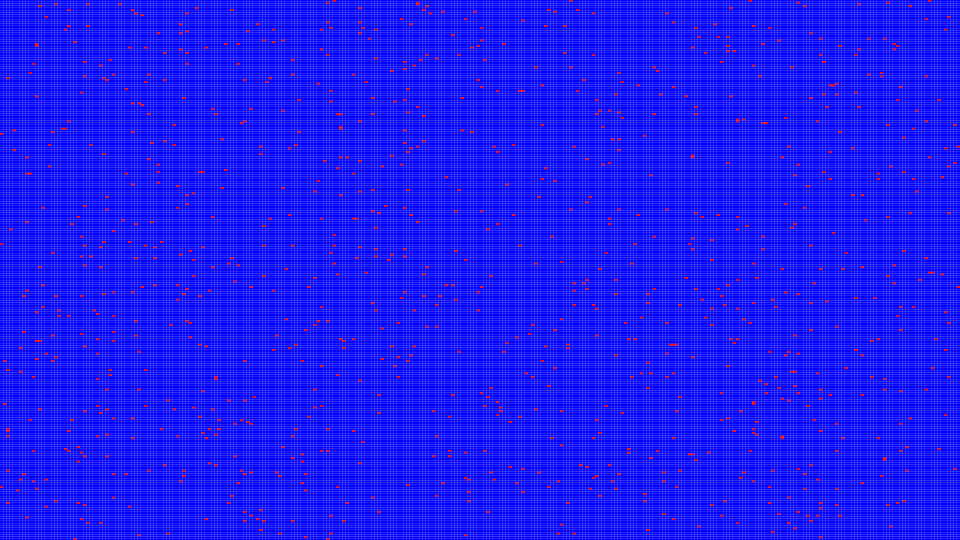
Frame 1 (no input)
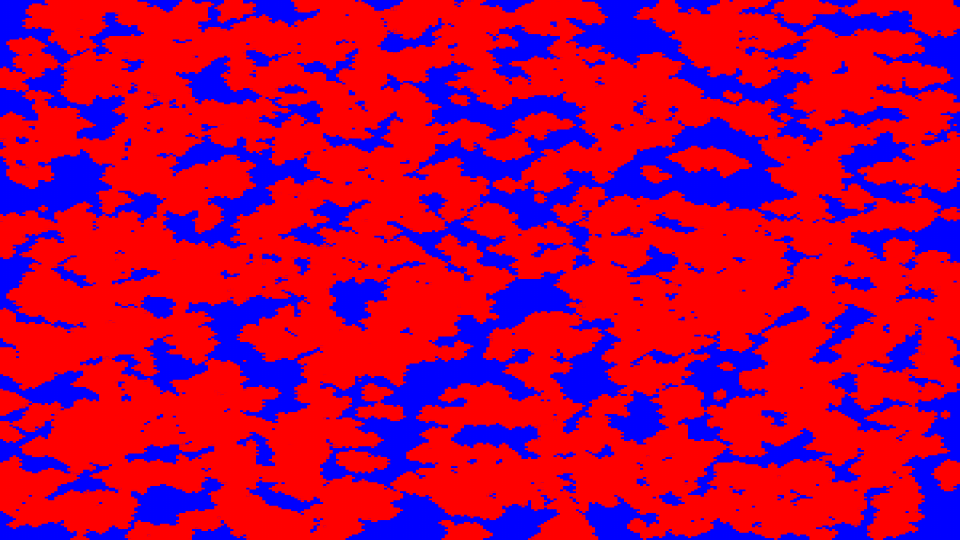
Frame 60 (the mouse pressed at the canvas centre just before this capture)
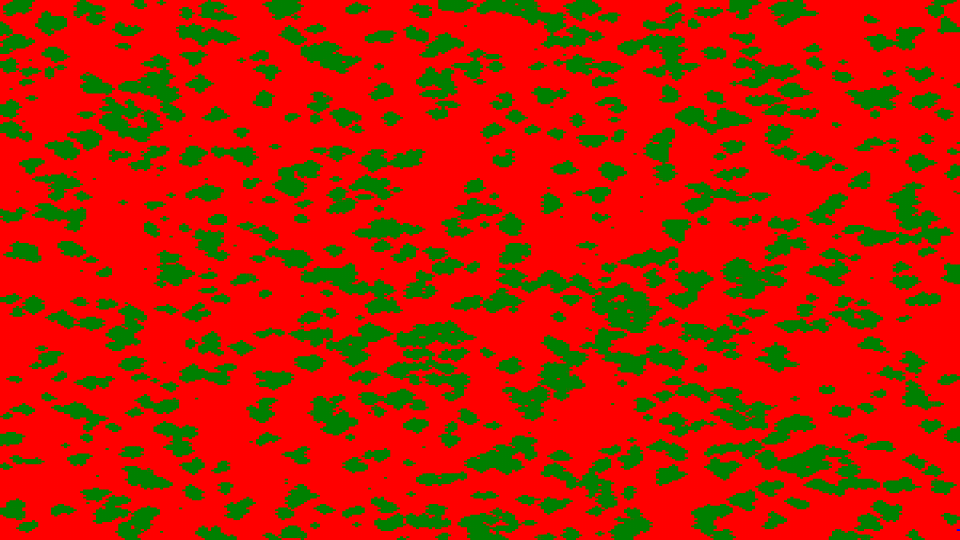
Frame 120 (the mouse held since frame 60 and released just before this capture)

The Processing sketch that drew these frames (run headless with seeded random() and noise(); from frame 60 on, the mouse is pressed at the canvas centre):

// Processing sketch: conqueringColors
// ── conqueringColors.pde
int[] colors = {#0000FF,#FF0000,#008000,#FFA500,#FFFF00,#EE82EE,#800080};
//int[] colors = {#0000FF,#008000};
int[][] colorGrid;
int dimensionW = width/2;
int numXPix = (int)(width * 3);
int numYPix = (int)(height * 3);
int numToIntro = 1000;
int spreadSpeed = 600;

void setup(){
  size(960,540);
  noStroke();
  colorGrid = new int[numXPix][numYPix];
  for(int i = 0; i < colorGrid.length; i++){
    for(int j = 0; j < colorGrid[0].length; j++){
      colorGrid[i][j] = colors[0];
    }
  }
  
  IntroduceNew(colorGrid, numToIntro, colors[1]);
  
}

int spreadingColor = #008000;
int colIndex = 1;
void draw(){

  DrawGrid(colorGrid);
  
  Spread(spreadSpeed, colors[colIndex]);
  
  if(EnoughOne(colorGrid, colorGrid.length*colorGrid[0].length-5, colors[colIndex])){
    colIndex = (colIndex+1) % colors.length;
    IntroduceNew(colorGrid, numToIntro, colors[colIndex]);
  }
    
  
  println(frameRate);
  
}

void IntroduceNew(int[][] grid, int numIntroduced, int col){
  for(int i = 0; i < numIntroduced; i++){
    int x = (int)(random(grid.length));
    int y = (int)(random(grid[0].length));
    grid[x][y] = col;
  }
}

boolean EnoughOne(int[][] grid, int threshold, int col){
  int count = 0;
  for(int i = 0; i < grid.length; i++){
    for(int j = 0; j < grid[0].length; j++){
      if(grid[i][j] == col) count++;
    }
  }
  println(count);
  return count > threshold;
}

void Spread(int numToModify, int spreadColor){
  int turned = 0;
  while(turned < numToModify){
    int x = (int)random(colorGrid.length);
    int y = (int)random(colorGrid[0].length);
    int colorVal = colorGrid[x][y];
    if(colorVal == spreadColor){
      if((x-1 >= 0 && colorGrid[x-1][y] == colorVal) && (x+1 < colorGrid.length && colorGrid[x+1][y] == colorVal) 
        && (y-1 >= 0 && colorGrid[x][y-1] == colorVal) && (y+1 < colorGrid[0].length && colorGrid[x][y+1] == colorVal)){
          continue;
        }
      if(x-1 >= 0) colorGrid[x-1][y] = colorVal;
      if(x+1 < colorGrid.length) colorGrid[x+1][y] = colorVal;
      if(y-1 >= 0) colorGrid[x][y-1] = colorVal;
      if(y+1 < colorGrid[0].length) colorGrid[x][y+1] = colorVal; 
      turned++;
    }
    
  }
  
}

void DrawGrid(int[][] squares){
  float wdim = width / (float)squares.length;
  float hdim = height / (float)squares[0].length;
  for(int i = 0; i < squares.length; i++){
    for(int j = 0; j < squares[0].length; j++){
      fill(squares[i][j]);
      rect(i*wdim, j*hdim, wdim, hdim);
    }
  }
}
